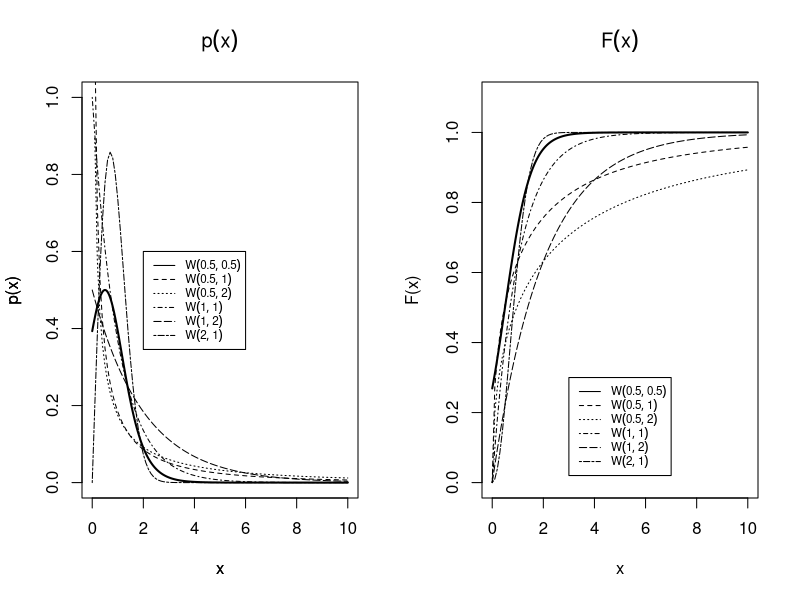

This figure's R source:
# Создаём последовательность случайных чисел
x <- seq(0, 10, by=0.01)

# Вычисляем значений плотностей и функций распределения Вейбулла
y1 <- dlogis(x, 0.5, 0.5)
z1 <- plogis(x, 0.5, 0.5)

op <- par(mfrow=c(1, 2))

# Строим графики плотностей распределения, создаём легенду, размечаем оси графиков
plot(x, y1, type="l", xlab="x", ylab="p(x)", ylim=c(0, 1), lwd=2)
curve(dweibull(x, 0.5, 1), add=T, lty=2)
curve(dweibull(x, 0.5, 2), add=T, lty=3)
curve(dweibull(x, 1, 1), add=T, lty=4)
curve(dweibull(x, 1, 2), add=T, lty=5)
curve(dweibull(x, 2, 1), add=T, lty=6)
legend(2, 0.6, c(expression(W(0.5, 0.5)), expression(W(0.5, 1)), expression(W(0.5, 2)), expression(W(1, 1)), expression(W(1, 2)), expression(W(2, 1))), lty=1:6, cex=0.7)
title(main=expression(p(x)), xlab="x", ylab="p(x)")

# Строим графики функций распределения, создаём легенду, размечаем оси графиков
plot(x, z1, type="l", xlab="x", ylab="F(x)", ylim=c(0, 1.1), lty=1, lwd=2)
curve(pweibull(x, 0.5, 1), add=T, lty=2)
curve(pweibull(x, 0.5, 2), add=T, lty=3)
curve(pweibull(x, 1, 1), add=T, lty=4)
curve(pweibull(x, 1, 2), add=T, lty=5)
curve(pweibull(x, 2, 1), add=T, lty=6)
legend(3, 0.3, c(expression(W(0.5, 0.5)), expression(W(0.5, 1)), expression(W(0.5, 2)),  expression(W(1, 1)), expression(W(1, 2)), expression(W(2, 1))), lty=1:6, cex=0.7)
title(main=expression(F(x)))

par(op)
